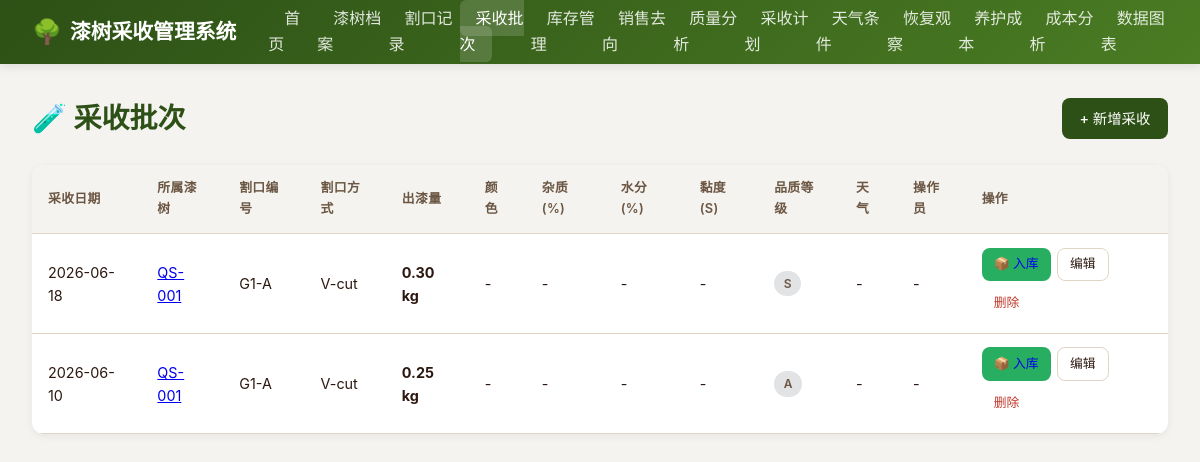
The app's page /harvests with its own data.
### models.py (models this page shows)
class HarvestBatch(Base):
    __tablename__ = "harvest_batches"
    id = Column(Integer, primary_key=True, index=True)
    incision_id = Column(Integer, ForeignKey("incisions.id"), nullable=False)
    harvest_date = Column(Date, nullable=False)
    yield_amount = Column(Float, nullable=False)
    color = Column(String(50))
    impurity = Column(Float)
    moisture = Column(Float)
    viscosity = Column(Float)
    quality_grade = Column(String(20))
    weather_id = Column(Integer, ForeignKey("weather_conditions.id"))
    operator = Column(String(50))
    remarks = Column(Text)
    created_at = Column(DateTime(timezone=True), server_default=func.now())
    incision = relationship("Incision", back_populates="harvests")
    weather = relationship("WeatherCondition")
    inventory = relationship("LacquerInventory", back_populates="harvest", uselist=False, cascade="all, delete-orphan")

class LacquerTree(Base):
    __tablename__ = "lacquer_trees"
    id = Column(Integer, primary_key=True, index=True)
    tree_code = Column(String(50), unique=True, nullable=False, index=True)
    species = Column(String(100))
    age = Column(Integer)
    location = Column(String(200))
    altitude = Column(Float)
    soil_type = Column(String(100))
    planting_date = Column(Date)
    status = Column(String(20), default="正常")
    remarks = Column(Text)
    created_at = Column(DateTime(timezone=True), server_default=func.now())
    incisions = relationship("Incision", back_populates="tree", cascade="all, delete-orphan")
    observations = relationship("RecoveryObservation", back_populates="tree", cascade="all, delete-orphan")

class Incision(Base):
    __tablename__ = "incisions"
    id = Column(Integer, primary_key=True, index=True)
    tree_id = Column(Integer, ForeignKey("lacquer_trees.id"), nullable=False)
    incision_code = Column(String(50), nullable=False)
    position = Column(String(100), nullable=False)
    height = Column(Float)
    method = Column(String(50), nullable=False)
    incision_date = Column(Date, nullable=False)
    recovery_days = Column(Integer, default=7)
    total_harvests = Column(Integer, default=0)
    total_yield = Column(Float, default=0.0)
    avg_yield = Column(Float, default=0.0)
    status = Column(String(20), default="活跃")
    remarks = Column(Text)
    tree = relationship("LacquerTree", back_populates="incisions")
    harvests = relationship("HarvestBatch", back_populates="incision", cascade="all, delete-orphan")

### main.py (the view)
@app.get("/harvests", response_class=HTMLResponse)
async def list_harvests(request: Request, db: Session = Depends(get_db)):
    harvests = db.query(models.HarvestBatch).order_by(models.HarvestBatch.harvest_date.desc()).all()
    return templates.TemplateResponse("harvests/list.html", {"request": request, "harvests": harvests})

### templates/harvests/list.html (shortened to what this page needs)
{% extends "base.html" %}
{% block content %}
<div class="page-header">
  <h1 class="page-title">🧪 采收批次</h1>
  <a href="/harvests/new" class="btn btn-primary">+ 新增采收</a>
</div>
<div class="card">
  <div class="card-body" style="padding: 0;">
    {% if harvests %}
    <div style="overflow-x: auto;">
      <table>
        <thead>
          <tr>
            <th>采收日期</th>
            <th>所属漆树</th>
            <th>割口编号</th>
            <th>割口方式</th>
            <th>出漆量</th>
            <th>颜色</th>
            <th>杂质(%)</th>
            <th>水分(%)</th>
            <th>黏度(s)</th>
            <th>品质等级</th>
            <th>天气</th>
            <th>操作员</th>
            <th>操作</th>
          </tr>
        </thead>
        <tbody>
          {% for h in harvests %}
          <tr>
            <td>{{ h.harvest_date.strftime('%Y-%m-%d') }}</td>
            <td><a href="/trees/{{ h.incision.tree.id }}">{{ h.incision.tree.tree_code }}</a></td>
            <td>{{ h.incision.incision_code }}</td>
            <td>{{ h.incision.method }}</td>
            <td><strong>{{ '%.2f'|format(h.yield_amount) }} kg</strong></td>
            <td>{{ h.color or '-' }}</td>
            <td>
              {% if h.impurity is not none %}
                {% if h.impurity > 3 %}
                  <span style="color: var(--danger);"><strong>{{ '%.2f'|format(h.impurity) }}</strong></span>
                {% else %}
                  {{ '%.2f'|format(h.impurity) }}
                {% endif %}
              {% else %}-{% endif %}
            </td>
            <td>
              {% if h.moisture is not none %}
                {% if h.moisture > 25 %}
                  <span style="color: var(--danger);"><strong>{{ '%.2f'|format(h.moisture) }}</strong></span>
                {% else %}
                  {{ '%.2f'|format(h.moisture) }}
                {% endif %}
              {% else %}-{% endif %}
            </td>
            <td>
              {% if h.viscosity is not none %}
                {% if h.viscosity < 30 %}
                  <span style="color: var(--danger);"><strong>{{ '%.1f'|format(h.viscosity) }}</strong></span>
                {% else %}
                  {{ '%.1f'|format(h.viscosity) }}
                {% endif %}
              {% else %}-{% endif %}
            </td>
            <td>
              {% if h.quality_grade %}
                {% if h.quality_grade == '特级' %}<span class="badge badge-success">{{ h.quality_grade }}</span>
                {% elif h.quality_grade == '一级' %}<span class="badge badge-info">{{ h.quality_grade }}</span>
                {% elif h.quality_grade == '二级' %}<span class="badge badge-warning">{{ h.quality_grade }}</span>
                {% else %}<span class="badge badge-secondary">{{ h.quality_grade }}</span>{% endif %}
              {% else %}-{% endif %}
            </td>
            <td>
              {% if h.weather %}
                {{ h.weather.weather_type or '' }} {{ h.weather.temperature or '' }}{{ '°C' if h.weather.temperature else '' }}
              {% else %}-{% endif %}
            </td>
            <td>{{ h.operator or '-' }}</td>
            <td class="action-col">
              {% if not h.inventory %}
              <a href="/inventory/new?harvest_id={{ h.id }}" class="btn btn-sm btn-success" style="background: var(--success);">📦 入库</a>
              {% else %}
              <span class="badge badge-info">已入库</span>
              {% endif %}
              <a href="/harvests/{{ h.id }}/edit" class="btn btn-outline btn-sm">编辑</a>
              <form method="POST" action="/harvests/{{ h.id }}/delete" class="inline-form" onsubmit="return confirm('确定要删除该采收记录吗？相关产量统计将重新计算。');">
                <button type="submit" class="delete-btn">删除</button>
              </form>
            </td>
          </tr>
          {% endfor %}
        </tbody>
      </table>
    </div>
    {% else %}
    <div class="empty-state">
      <div class="icon">🧪</div>
      <div>暂无采收记录</div>
      <div style="margin-top: 0.5rem; font-size: 0.85rem;">请先添加漆树和割口后进行采收记录</div>
    </div>
    {% endif %}
  </div>
</div>
{% endblock %}

### static/css/style.css (style rules this page uses)
:root { --primary: #2d5016; --primary-light: #4a7c23; --secondary: #8b4513; --accent: #d4a574; --bg: #f5f3ef; --card: #ffffff; --text: #2c1810; --text-light: #6b5744; --border: #e0d5c5; --danger: #c0392b; --warning: #e67e22; --success: #27ae60; --info: #2980b9; }
* { margin: 0; padding: 0; box-sizing: border-box; }
body { font-family: -apple-system, BlinkMacSystemFont, "Segoe UI", "PingFang SC", "Microsoft YaHei", sans-serif; background: var(--bg); color: var(--text); line-height: 1.6; }
.page-header { display: flex; justify-content: space-between; align-items: center; margin-bottom: 1.5rem; flex-wrap: wrap; gap: 1rem; }
.page-title { font-size: 1.75rem; font-weight: 700; color: var(--primary); }
.card { background: var(--card); border-radius: 12px; box-shadow: 0 2px 8px rgba(0,0,0,0.06); margin-bottom: 1.5rem; overflow: hidden; }
.card-body { padding: 1.5rem; }
.btn { display: inline-flex; align-items: center; gap: 0.4rem; padding: 0.55rem 1.1rem; border: none; border-radius: 8px; font-size: 0.9rem; font-weight: 500; cursor: pointer; text-decoration: none; transition: all 0.2s; white-space: nowrap; }
.btn-primary { background: var(--primary); color: #fff; }
.btn-outline { background: transparent; border: 1px solid var(--border); color: var(--text); }
.btn-sm { padding: 0.35rem 0.75rem; font-size: 0.8rem; }
table { width: 100%; border-collapse: collapse; font-size: 0.9rem; }
th, td { padding: 0.85rem 1rem; text-align: left; border-bottom: 1px solid var(--border); }
th { background: var(--bg); font-weight: 600; color: var(--text-light); font-size: 0.8rem; text-transform: uppercase; letter-spacing: 0.03em; }
.badge { display: inline-block; padding: 0.2rem 0.6rem; border-radius: 999px; font-size: 0.75rem; font-weight: 600; }
.badge-secondary { background: #e2e3e5; color: var(--text-light); }
.action-col { display: flex; gap: 0.4rem; flex-wrap: wrap; }
.inline-form { display: inline; }
.delete-btn { background: none; border: none; color: var(--danger); cursor: pointer; font: inherit; padding: 0.35rem 0.75rem; border-radius: 8px; font-size: 0.8rem; font-weight: 500; display: inline-flex; align-items: center; gap: 0.4rem; }

### records on screen
HarvestBatch: harvest_date "2026-06-18", incision.tree.tree_code "QS-001", incision.incision_code "G1-A", incision.method "V-cut", yield_amount "0.30", color "-", quality_grade "S", operator "-"
HarvestBatch: harvest_date "2026-06-10", incision.tree.tree_code "QS-001", incision.incision_code "G1-A", incision.method "V-cut", yield_amount "0.25", color "-", quality_grade "A", operator "-"
